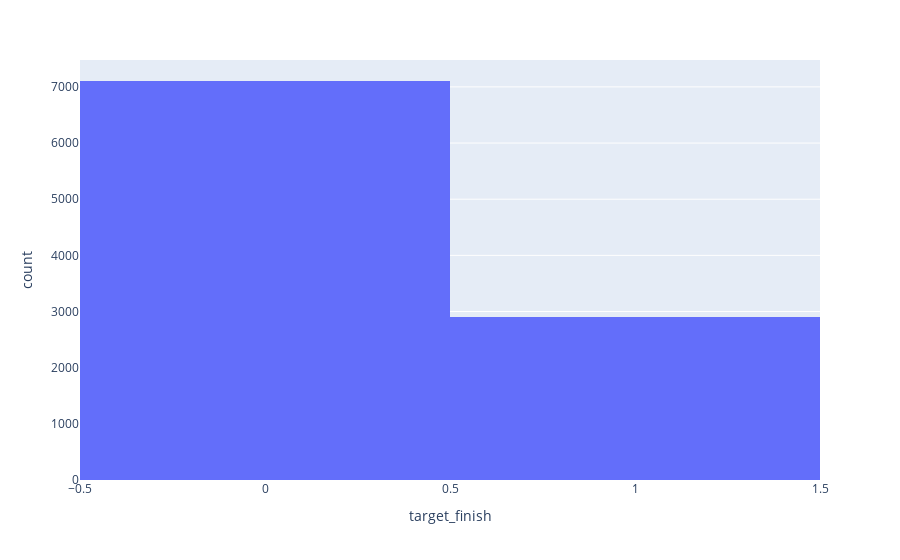

Write notebook code for a chart like this one.
### Markdown cell above
##### Here we can see a positive corr between points and our target column, and a negative correlation between postition order and our target column

##### so its basically saying that there is a higher chance of you finishing if you have higher points, lower finishing positions (1st, 2nd, 3rd) are strongly associated with target_finish = 1, which are both intuitive.

### Code cell
fig = px.histogram(df, x = "target_finish")
fig.show()

### Figure 1 — Plotly figure (JSON) as saved in the notebook; plotly's stock layout.template omitted (floating-point values rounded to 4 significant figures; data arrays with more than 128 entries replaced by an {"elided": "..."} marker saying what was removed)
{"data": [{"bingroup": "x", "hovertemplate": "target_finish=%{x}<br>count=%{y}<extra></extra>", "legendgroup": "", "marker": {"color": "#636efa", "pattern": {"shape": ""}}, "name": "", "orientation": "v", "showlegend": false, "type": "histogram", "x": {"elided": "10000 int values"}, "xaxis": "x", "yaxis": "y"}], "layout": {"barmode": "relative", "legend": {"tracegroupgap": 0}, "margin": {"t": 60}, "xaxis": {"anchor": "y", "domain": [0, 1], "title": {"text": "target_finish"}}, "yaxis": {"anchor": "x", "domain": [0, 1], "title": {"text": "count"}}}}
